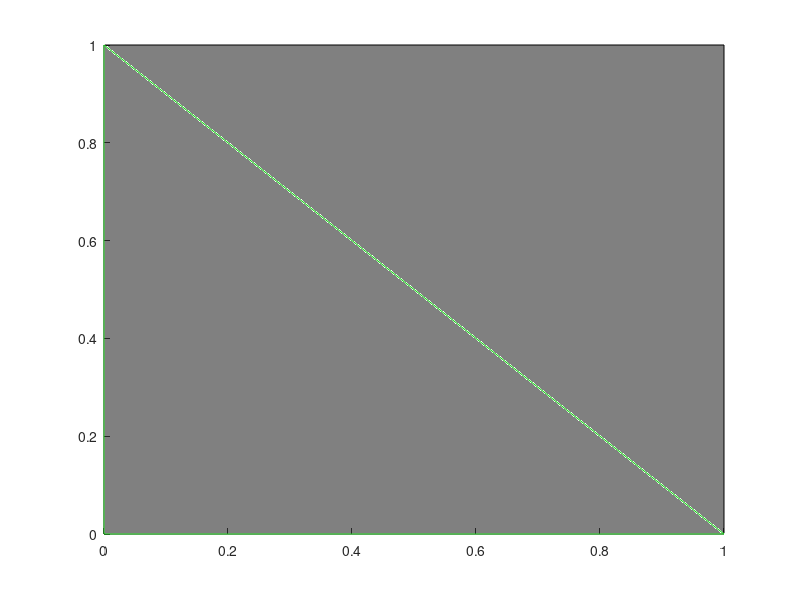

Recreate this plot in MATLAB. (Note: this script raises an error after producing the figure.)
% Verify that scene lighting preserves native Elvis lighting-control handles.

testRoot = fileparts(mfilename('fullpath'));
vizRoot = fileparts(testRoot);
addpath(vizRoot);

hFig = figure('Visible', 'off');
figureCleanup = onCleanup(@() local_close_figure(hFig));
hAx = axes('Parent', hFig);
toolbar = uitoolbar(hFig);
manualLightingTool = uipushtool(toolbar, ...
    'TooltipString', 'Manually Set Lighting', ...
    'ClickedCallback', @(~, ~) error('Original callback was not replaced.'));
surfacePatch = patch(hAx, ...
    'Faces', [1, 2, 3], ...
    'Vertices', [0, 0, 0; 1, 0, 0; 0, 1, 0], ...
    'FaceColor', [0.8, 0.2, 0.2], ...
    'EdgeColor', 'none');
wireframePatch = patch(hAx, ...
    'Faces', [1, 2, 3], ...
    'Vertices', [0, 0, 1; 1, 0, 1; 0, 1, 1], ...
    'FaceColor', 'none', ...
    'EdgeColor', [0.1, 0.8, 0.1]);
anatomySurface = surface(hAx, ...
    [0, 1; 0, 1], [0, 0; 1, 1], zeros(2), ...
    'FaceColor', 'texturemap', ...
    'CData', repmat(reshape([0.5, 0.5, 0.5], 1, 1, 3), 2, 2));

camLight = light(hAx, ...
    'Style', 'infinite', 'Position', [0, 0, 1], 'Visible', 'on');
rightLight = light(hAx, ...
    'Style', 'infinite', 'Position', [-1, 0, 0], 'Visible', 'on');
leftLight = light(hAx, ...
    'Style', 'infinite', 'Position', [1, 0, 0], 'Visible', 'on');
ceilingLight = light(hAx, ...
    'Style', 'local', 'Position', [0, 0, 10], 'Visible', 'on');
staleLight = light(hAx, ...
    'Style', 'infinite', 'Position', [0, 1, 0], 'Visible', 'on');

setappdata(hFig, 'CamLight', camLight);
setappdata(hFig, 'RightLight', rightLight);
setappdata(hFig, 'LeftLight', leftLight);
setappdata(hFig, 'CeilingLight', ceilingLight);

activeLights = mh_viz_apply_soft_camera_lighting(hAx);

assert(isequal(activeLights, [camLight; leftLight; ceilingLight]));
assert(isgraphics(camLight, 'light'));
assert(isgraphics(rightLight, 'light'));
assert(isgraphics(leftLight, 'light'));
assert(isgraphics(ceilingLight, 'light'));
assert(~isgraphics(staleLight));
assert(isequal(getappdata(hFig, 'CamLight'), camLight));
assert(isequal(getappdata(hFig, 'RightLight'), rightLight));
assert(isequal(getappdata(hFig, 'LeftLight'), leftLight));
assert(isequal(getappdata(hFig, 'CeilingLight'), ceilingLight));
assert(strcmp(get(camLight, 'Visible'), 'on'));
assert(strcmp(get(rightLight, 'Visible'), 'off'));
assert(strcmp(get(leftLight, 'Visible'), 'on'));
assert(strcmp(get(ceilingLight, 'Visible'), 'on'));
assert(isequal(get(camLight, 'Color'), [0.98, 0.98, 0.98]));
assert(isequal(get(leftLight, 'Color'), [0.14, 0.14, 0.14]));
assert(isequal(get(ceilingLight, 'Color'), [0.08, 0.08, 0.08]));
assert(get(surfacePatch, 'AmbientStrength') == 0.78);
assert(get(surfacePatch, 'DiffuseStrength') == 0.22);
assert(get(surfacePatch, 'SpecularStrength') == 0.12);
assert(get(surfacePatch, 'SpecularExponent') == 24);
assert(get(surfacePatch, 'SpecularColorReflectance') == 0.20);
assert(get(wireframePatch, 'AmbientStrength') == 0.78);
assert(get(wireframePatch, 'DiffuseStrength') == 0.22);
assert(get(wireframePatch, 'SpecularStrength') == 0.12);
assert(get(wireframePatch, 'SpecularExponent') == 24);
assert(get(wireframePatch, 'SpecularColorReflectance') == 0.20);
assert(get(anatomySurface, 'AmbientStrength') == 0.78);
assert(get(anatomySurface, 'DiffuseStrength') == 0.22);
assert(get(anatomySurface, 'SpecularStrength') == 0.12);
assert(get(anatomySurface, 'SpecularExponent') == 24);
assert(get(anatomySurface, 'SpecularColorReflectance') == 0.20);
preset = getappdata(hFig, 'mh_viz_lighting_preset');
assert(preset.ambient_strength == 0.78);
assert(preset.diffuse_strength == 0.22);
assert(preset.specular_strength == 0.12);
assert(preset.specular_exponent == 24);
assert(preset.specular_color_reflectance == 0.20);
manualCallback = get(manualLightingTool, 'ClickedCallback');
assert(contains( ...
    func2str(manualCallback), 'mh_viz_open_elvis_lighting_control'));

secondLights = mh_viz_apply_soft_camera_lighting(hAx);
assert(isequal(secondLights, activeLights));
assert(isequal(getappdata(hFig, 'CamLight'), camLight));
assert(isequal(getappdata(hFig, 'LeftLight'), leftLight));

fprintf('Elvis lighting-control compatibility test passed.\n');

function local_close_figure(hFig)
if isgraphics(hFig, 'figure')
    close(hFig);
end
end
